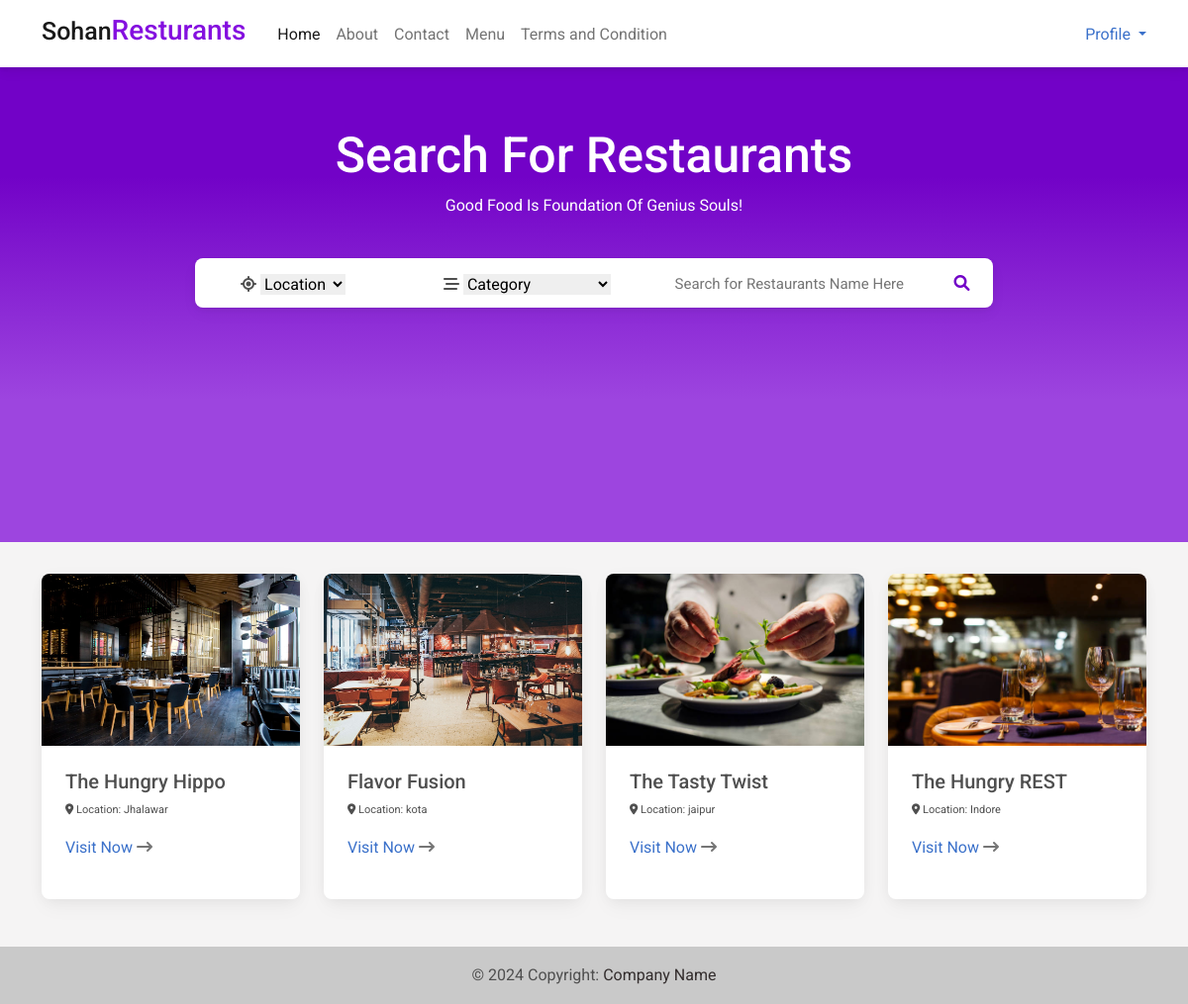
The page / on the database its author committed.
### app/models.py (models this page shows, shortened)
class restaurant(models.Model):
    name = models.CharField(max_length=1000,default="Nothing")
    location = models.CharField(max_length=100,default="Nothing")
    category = models.ForeignKey(restaurantcategories, on_delete=models.CASCADE,default=1)
    min_price = models.IntegerField(default=0)
    max_price = models.IntegerField(default=0)
    seats = models.IntegerField(default=0)
    tables = models.IntegerField(default=0)
    photo = models.ImageField(null=False,blank=False)

### app/views.py (the view)
# urls.py: path("",views.index,name="home"),
def index(request):
    rests = restaurant.objects.all()
    cats = restaurantcategories.objects.all()
    context = {
        "rests" : rests,
        "cats" : cats
    }
    return render(request,"app/index.html",context)

### app/models.py (called while the page is built)
    def __str__(self) -> str:
        return self.category

### app/templates/app/index.html (shortened to what this page needs)
{% extends "basic.html" %}
{% block content %}
    <div class="main-section text-center p-4 ">
        <h1 class="text-white toptext">Search <span>For </span> Restaurants</h1>
        <p class="text-white">Good Food Is Foundation Of Genius Souls!</p>
        <div class="search shadow-3  card">
            <div class="row">
                <div class="col-3 mt-1">
                    <i class="fas fa-location-crosshairs d-md-inline-block d-none"></i>
                    <select class="" aria-label="Default select example" style="border:none;outline:none;" name="search" hx-get="/search" hx-trigger="click" hx-target="#result">
                        <option selected value="">Location</option>
                      </select>
                </div>
                <div class="col-4 mt-1">
                    <i class="fas fa-bars-staggered d-md-inline-block d-none"></i>
                    <select class="" aria-label="Default select example" style="border:none;outline:none;" name="search" hx-get="/catsearch" hx-trigger="click" hx-target="#result">
                        <option selected>Category</option>
                      </select>
                </div>
                <div class="col-md-4 col-5">
                    <input type="text" class="d-inline-block srch" placeholder="Search for Restaurants Name Here" hx-get="/search" hx-trigger="keyup" hx-target="#result" name="search" id="inputBox">
                </div>
                <div class="col-1 d-md-inline-block d-none">
                    <i class="fas fa-magnifying-glass s-icon p-color"></i>
                </div>
            </div>
        </div>
    </div>
    <div class="container">
        <div id="result">
            {% include "result.html" %}
        </div>
</div>
{% endblock content %}

### app/templates/basic.html (shortened to what this page needs)
<!DOCTYPE html>
<html lang="en">
<head>
    <link
    href="https://cdnjs.cloudflare.com/ajax/libs/font-awesome/6.0.0/css/all.min.css"
    rel="stylesheet"
    />
    <link
    href="https://cdnjs.cloudflare.com/ajax/libs/mdb-ui-kit/6.2.0/mdb.min.css"
    rel="stylesheet"
    />
</head>
<body>
<nav class="navbar navbar-expand-lg navbar-light ">
    <div class="container">
      <a class="navbar-brand me-4" href="/">
    <h3><span style="font-size:25px;">Sohan</span><span class="logo">Resturants</span></h3>
      </a>
      <div class="collapse navbar-collapse" id="navbarButtonsExample">
        <ul class="navbar-nav me-auto mb-2 mb-lg-0">
          <li class="nav-item">
            <a class="nav-link active" href="/">Home</a>
          </li>
          <li class="nav-item">
            <a class="nav-link" href="#">About</a>
          </li>
          <li class="nav-item">
            <a class="nav-link" href="/">Contact</a>
          </li>
          <li class="nav-item">
            <a class="nav-link" href="#">Menu</a>
          </li>
          <li class="nav-item">
            <a class="nav-link" href="#">Terms and Condition</a>
          </li>
        </ul>
        <div class="dropdown">
            <a class="dropdown-toggle" type="" id="dropdownMenu2" data-mdb-toggle="dropdown" aria-expanded="false">
            Profile
            </a>
          </div>
      </div>
    </div>
  </nav>
    {% block content %}{% endblock content %}
    <footer class="bg-light text-center text-lg-start mt-5">
      <div class="text-center p-3" style="background-color: rgba(0, 0, 0, 0.2);">
        © 2024 Copyright:
        <a class="text-dark" href="/">Company Name</a>
      </div>
    </footer>
</body>
</html>

### app/templates/result.html (shortened to what this page needs)
{% if rests %}
<div class="row mt-4">
    {% for re in rests %}
    <div class="col-md-3 mt-2">
        <a href="/{{tool.tname}}">
            <div class="card">
                <div class="bg-image hover-overlay ripple" data-mdb-ripple-color="light">
                  <img src="/media/{{re.photo}}" class="img-fluid"/>
                </div>
                <div class="card-body">
                  <h5 class="card-title">{{re.name}}</h5>
                  <p class="card-text" style="font-size:11px;"><i class="fas fa-location-dot"></i> Location: {{re.location}}<p>
                  <a href="/restaurants/{{re.id}}/">Visit Now <i class="fas fa-arrow-right-long text-muted"></i></a>
                </div>
              </div>
    </a>
    </div>
    {% endfor %}
</div>
{% else %}
<div class="text-center mt-3">
    Nothing To Show!
</div>
{% endif %}

### rows shown on the page
restaurant: photo (picture), name "The Hungry Hippo", location "Jhalawar"
restaurant: photo (picture), name "Flavor Fusion", location "kota"
restaurant: photo (picture), name "The Tasty Twist", location "jaipur"
restaurant: photo (picture), name "The Hungry REST", location "Indore"
